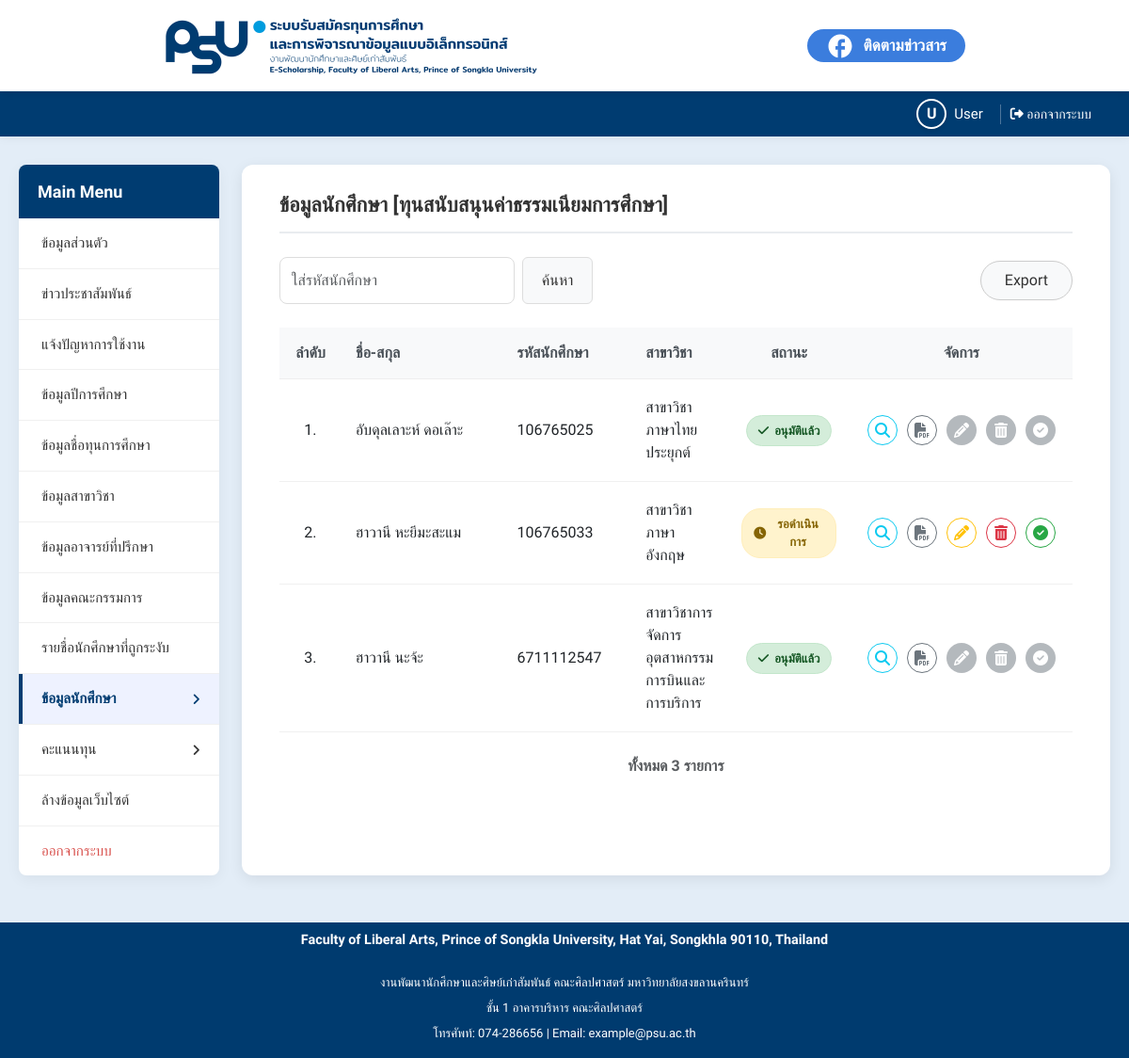
The page /admin/students/student_data.php?type=1 on the database its author committed.
### tables this page shows
CREATE TABLE `tb_year` (
  `y_id` int(2) NOT NULL,
  `y_year` varchar(6) NOT NULL,
  `y_url` varchar(255) NOT NULL,
  `st_name_1` varchar(250) NOT NULL,
  `st_1` int(2) NOT NULL,
  `date_start_1` date DEFAULT NULL,
  `date_end_1` date DEFAULT NULL,
  `st_name_2` varchar(250) NOT NULL,
  `st_2` int(2) NOT NULL,
  `date_start_2` date DEFAULT NULL,
  `date_end_2` date DEFAULT NULL,
  `st_name_3` varchar(250) NOT NULL,
  `st_3` int(2) NOT NULL,
  `date_start_3` date DEFAULT NULL,
  `date_end_3` date DEFAULT NULL
);

CREATE TABLE `tb_student` (
  `st_id` int(10) NOT NULL,
  `st_sex` int(2) NOT NULL,
  `st_firstname` varchar(200) NOT NULL,
  `st_lastname` varchar(200) NOT NULL,
  `st_score` varchar(100) NOT NULL,
  `st_code` char(100) NOT NULL,
  `st_program` int(10) NOT NULL,
  `st_email` varchar(100) NOT NULL,
  `st_image` varchar(200) NOT NULL,
  `st_pass` varchar(100) NOT NULL,
  `st_birthday` date NOT NULL,
  `st_age` int(2) NOT NULL,
  `st_address1` text NOT NULL,
  `st_address2` text NOT NULL,
  `st_tel1` char(100) NOT NULL,
  `st_tel2` char(100) NOT NULL,
  `st_family_status` varchar(250) NOT NULL,
  `st_borrow_money` varchar(255) NOT NULL,
  `st_received` varchar(255) NOT NULL,
  `st_job` varchar(255) NOT NULL,
  `st_current_job` varchar(255) NOT NULL,
  `st_peripeteia` varchar(200) NOT NULL,
  `st_solutions` varchar(255) NOT NULL,
  `st_history_bursary` varchar(255) NOT NULL,
  `st_note` text NOT NULL,
  `st_doc` varchar(100) NOT NULL,
  `st_doc1` char(100) NOT NULL,
  `st_doc2` char(100) NOT NULL,
  `id_teacher` int(10) NOT NULL,
  `st_date_regis` datetime NOT NULL,
  `st_date_send` datetime NOT NULL,
  `st_activate` int(2) NOT NULL,
  `st_confirm` int(2) NOT NULL,
  `md5_code` varchar(255) NOT NULL,
  `sum_score` int(10) NOT NULL,
  `st_average` float(7,2) NOT NULL,
  `st_type` int(2) NOT NULL,
  `st_father` text DEFAULT NULL,
  `st_mother` text DEFAULT NULL,
  `st_guardian` text DEFAULT NULL,
  `st_siblings` text DEFAULT NULL,
  `st_history_detail` text DEFAULT NULL
);

CREATE TABLE `tb_program` (
  `g_id` int(10) NOT NULL,
  `g_program` varchar(255) NOT NULL
);

### admin/students/student_data.php (the view, shortened to what this page needs)
<?php
include '../../include/config.php';
$page_title = "ข้อมูลนักศึกษา";
$scholarship_title = "กรุณาเลือกประเภททุน";
$scholarship_id = isset($_GET['type']) ? (int)$_GET['type'] : 0;
if ($scholarship_id >= 1 && $scholarship_id <= 3) {
    $column_name = "st_name_" . $scholarship_id;
    $sql_title = "SELECT `$column_name` FROM tb_year WHERE y_id = 1";
    $result_title = mysqli_query($connect1, $sql_title);
    if ($result_title && mysqli_num_rows($result_title) > 0) {
        $data_title = mysqli_fetch_row($result_title);
        $scholarship_title = !empty($data_title[0]) ? $data_title[0] : "ทุนประเภทที่ {$scholarship_id}";
    }
}
$students = [];
if ($scholarship_id > 0) {
    $sql_students = "SELECT
                        s.st_id,
                        s.st_firstname,
                        s.st_lastname,
                        s.st_code,
                        s.st_confirm,
                        p.g_program
                    FROM
                        tb_student AS s
                    LEFT JOIN
                        tb_program AS p ON s.st_program = p.g_id
                    WHERE
                        s.st_type = '$scholarship_id'";
    $sql_students .= " ORDER BY s.st_firstname ASC";
    $result_students = mysqli_query($connect1, $sql_students);
    if ($result_students) {
        while ($row = mysqli_fetch_assoc($result_students)) {
            $students[] = $row;
        }
    }
}
?>
<!DOCTYPE html>
<html lang="th">
<head>
    <link href="https://cdn.jsdelivr.net/npm/bootstrap@5.3.2/dist/css/bootstrap.min.css" rel="stylesheet">
    <link rel="stylesheet" href="../../assets/css/global2.css">
    <link rel="stylesheet" href="../../assets/css/layout.css">
    <link rel="stylesheet" href="../../assets/css/navigation.css">
    <link rel="stylesheet" href="../../assets/css/ui-elements.css">
    <link rel="stylesheet" href="../../assets/css/forms.css">
    <link rel="stylesheet" href="../../assets/css/tables.css">
    <link rel="stylesheet" href="../../assets/css/pages.css">
    <link rel="stylesheet" href="https://cdnjs.cloudflare.com/ajax/libs/font-awesome/6.5.1/css/all.min.css">
</head>
<body>
    <div class="sticky-header-wrapper">
        <?php include('../../include/navbar.php'); ?>
        <?php include('../../include/status_bar.php'); ?>
    </div>
    <div class="container-fluid dashboard-container">
        <div class="row g-4">
            <div class="col-12 col-sidebar-20">
                <?php include '../../include/sidebar.php'; ?>
            </div>
            <div class="col-12 col-main-80">
                <main class="main-content">
                    <h1 class="content-header fw-bold">
                        <?php echo htmlspecialchars($page_title . ' [' . $scholarship_title . ']'); ?>
                    </h1>
                    <div class="action-bar-wrapper">
                        <form action="../students/student_data.php" method="get" class="d-flex gap-2">
                            <input type="text" name="search_id" class="form-control" style="width: 250px;" placeholder="ใส่รหัสนักศึกษา" value="<?php echo isset($_GET['search_id']) ? htmlspecialchars($_GET['search_id']) : ''; ?>">
                            <button type="submit" class="btn-search-custom">ค้นหา</button>
                        </form>
                        <a href="../students/export_students.php?type=<?php echo $scholarship_id; ?>" class="btn-export-pill">Export</a>
                    </div>
                    <div class="table-responsive">
                        <table class="data-table">
                            <thead>
                                <tr>
                                    <th class="text-center" style="width: 70px;">ลำดับ</th>
                                    <th style="width: 250px;">ชื่อ-สกุล</th>
                                    <th style="width: 150px;">รหัสนักศึกษา</th>
                                    <th>สาขาวิชา</th>
                                    <th class="text-center" style="width: 150px;">สถานะ</th>
                                    <th class="text-center" style="width: 200px;">จัดการ</th>
                                </tr>
                            </thead>
                            <tbody>
                                <?php if (empty($students)): ?>
                                    <tr>
                                        <td colspan="6" class="text-center py-5 text-muted fw-medium">
                                            <?php
                                            if ($scholarship_id == 0) {
                                                echo 'กรุณาเลือกประเภททุนจากเมนูด้านข้าง';
                                            } else {
                                                echo 'ไม่พบข้อมูลนักศึกษาในระบบ';
                                            }
                                            ?>
                                        </td>
                                    </tr>
                                <?php else: ?>
                                    <?php foreach ($students as $index => $student): ?>
                                        <tr>
                                            <td class="text-center fw-medium"><?php echo $index + 1; ?>.</td>
                                            <td class="fw-medium"><?php echo htmlspecialchars($student['st_firstname'] . ' ' . $student['st_lastname']); ?></td>
                                            <td class="fw-medium"><?php echo htmlspecialchars($student['st_code']); ?></td>
                                            <td class="fw-medium"><?php echo htmlspecialchars($student['g_program'] ?: 'N/A'); ?></td>
                                            <td class="text-center">
                                                <?php if ($student['st_confirm'] == 1): ?>
                                                    <span class="badge-custom badge-success-light"><i class="fa-solid fa-check"></i> อนุมัติแล้ว</span>
                                                <?php else: ?>
                                                    <span class="badge-custom badge-warning-light"><i class="fa-solid fa-clock"></i> รอดำเนินการ</span>
                                                <?php endif; ?>
                                            </td>
                                            <td class="text-center">
                                                <div class="d-flex justify-content-center gap-1">
                                                    <a href="../students/view_student_details.php?id=<?php echo $student['st_id']; ?>" class="btn-outline-circle btn-outline-view" title="ดูรายละเอียด"><i class="fas fa-search"></i></a>
                                                    <a href="../students/save_student_pdf.php?id=<?php echo $student['st_id']; ?>" class="btn-outline-circle btn-outline-pdf" title="บันทึกเป็น PDF"><i class="fas fa-file-pdf"></i></a>
                                                    <?php if ($student['st_confirm'] != 1): ?>
                                                        <a href="../students/edit_student.php?id=<?php echo $student['st_id']; ?>" class="btn-outline-circle btn-outline-edit" title="แก้ไขข้อมูล"><i class="fas fa-pencil-alt"></i></a>
                                                        <a href="../students/delete_student.php?id=<?php echo $student['st_id']; ?>" class="btn-outline-circle btn-outline-delete btn-delete" title="ลบข้อมูล"><i class="fas fa-trash-alt"></i></a>
                                                        <a href="../students/approve_student.php?id=<?php echo $student['st_id']; ?>" class="btn-outline-circle btn-outline-approve btn-approve" title="กดเพื่ออนุมัติ"><i class="fas fa-check-circle"></i></a>
                                                    <?php else: ?>
                                                        <span class="btn-outline-circle disabled" title="อนุมัติแล้ว ไม่สามารถแก้ไขได้"><i class="fas fa-pencil-alt"></i></span>
                                                        <span class="btn-outline-circle disabled" title="อนุมัติแล้ว ไม่สามารถลบได้"><i class="fas fa-trash-alt"></i></span>
                                                        <span class="btn-outline-circle disabled" title="อนุมัติเรียบร้อยแล้ว"><i class="fas fa-check-circle"></i></span>
                                                    <?php endif; ?>
                                                </div>
                                            </td>
                                        </tr>
                                    <?php endforeach; ?>
                                <?php endif; ?>
                            </tbody>
                            <tfoot>
                                <tr>
                                    <td colspan="6" class="pt-4 text-center text-muted fw-bold">ทั้งหมด <?php echo count($students); ?> รายการ</td>
                                </tr>
                            </tfoot>
                        </table>
                    </div>
                </main>
            </div>
        </div>
    </div>
    <?php include '../../include/footer.php'; ?>
</body>
</html>

### assets/css/global2.css (style rules this page uses)
:root { --primary-blue: #3b7ddd; --dark-blue: #123985; --bg-light: #e3edf7; --disabled-gray: #e9ecef; --footer-dark-blue: #003b6f; --facebook-blue: #1877F2; --facebook-blue-hover: #166FE5; }
body, html { margin: 0; padding: 0; font-family: 'Prompt', sans-serif; background-color: var(--bg-light); }

### assets/css/layout.css (style rules this page uses)
.dashboard-container { max-width: 1400px; margin: 30px auto; padding: 0 20px; }
.main-content { background-color: #ffffff; padding: 30px 40px; box-shadow: 0 4px 15px rgba(0, 0, 0, 0.08); border-radius: 12px; height: 100%; min-height: 500px; }
.sticky-header-wrapper { position: sticky; top: 0; z-index: 1100; width: 100%; background-color: #fff; box-shadow: 0 2px 10px rgba(0,0,0,0.05); }
@media (min-width: 992px) { .col-sidebar-20 { flex: 0 0 20% !important; width: 20% !important; } }
@media (min-width: 992px) { .col-main-80 { flex: 0 0 80% !important; width: 80% !important; } }
.content-header { display: flex; justify-content: space-between; align-items: center; font-size: 22px; font-weight: 700; color: #333; padding-bottom: 15px; margin-bottom: 25px; border-bottom: 2px solid #e9ecef; }
.col-sidebar-20 { flex: 0 0 20%; width: 20%; }
.col-main-80 { flex: 0 0 80%; width: 80%; }

### assets/css/ui-elements.css (style rules this page uses)
.btn-export-pill { display: inline-block; padding: 8px 25px; background-color: #f8f9fa; border: 1px solid #ccc; border-radius: 25px; color: #333; font-weight: 500; text-decoration: none; transition: all 0.3s; }
.btn-outline-circle { display: inline-flex; align-items: center; justify-content: center; width: 32px; height: 32px; border-radius: 50%; text-decoration: none; margin: 0 3px; transition: all 0.2s; background: #ffffff; }
.btn-outline-edit { border: 1.5px solid #ffc107; color: #ffc107; }
.btn-outline-delete { border: 1.5px solid #dc3545; color: #dc3545; }
.btn-outline-view { border: 1.5px solid #0dcaf0; color: #0dcaf0; }
.btn-outline-pdf, .btn-pdf-download { border: 1.5px solid #6c757d; color: #6c757d; }
.btn-outline-approve { border: 1.5px solid #28a745; color: #28a745; }
.btn-outline-circle.disabled { opacity: 0.5; cursor: not-allowed !important; background-color: #6c757d; border-color: #6c757d !important; color: #fff !important; }
.badge-custom { padding: 6px 12px; border-radius: 20px; font-size: 13px; font-weight: 600; display: inline-flex; align-items: center; gap: 6px; border: 1px solid transparent; }
.badge-success-light { background-color: #d4edda; color: #155724; border-color: #c3e6cb; }
.badge-warning-light { background-color: #fff3cd; color: #856404; border-color: #ffeeba; }

### assets/css/forms.css (style rules this page uses)
.form-control { padding: 12px; border-radius: 8px; border: 1px solid #ddd; font-family: 'Prompt', sans-serif; }

### assets/css/tables.css (style rules this page uses)
.action-bar-wrapper { display: flex; justify-content: space-between; align-items: center; gap: 15px; margin-bottom: 25px; }
.btn-search-custom { padding: 8px 20px; background-color: #f8f9fa; border: 1px solid #ddd; border-radius: 6px; color: #333; font-weight: 500; transition: all 0.3s; }
.data-table { width: 100%; border-collapse: collapse; }
.data-table thead th { background-color: #f8f9fa; padding: 15px; font-weight: 600; color: #495057; border-bottom: 1px solid #eee; }
.data-table td { padding: 18px 15px; border-bottom: 1px solid #f0f0f0; vertical-align: middle; }
.data-table tfoot td { font-weight: bold; padding-top: 15px; border-bottom: none; }

### include/sidebar.php (style rules this page uses)
:root { --primary-blue: #003c71; --light-blue: #eef2ff; --border-color: #f0f0f0; }

### rows shown on the page
tb_year: st_name_1 "ข้อมูลนักศึกษา [ทุนสนับสนุนค่าธรรมเนียมการศึกษา]"
tb_student: st_firstname+st_lastname "อับดุลเลาะห์ ดอเล๊าะ", st_code "106765025", tb_program.g_program "สาขาวิชาภาษาไทยประยุกต์", st_confirm 1 (drawn)
tb_student: st_firstname+st_lastname "ฮาวานี หะยีมะสะแม", st_code "106765033", tb_program.g_program "สาขาวิชาภาษาอังกฤษ", st_confirm 0 (drawn)
tb_student: st_firstname+st_lastname "ฮาวานี นะจ้ะ", st_code "6711112547", tb_program.g_program "สาขาวิชาการจัดการอุตสาหกรรมการบินและการบริการ", st_confirm 1 (drawn)

### other values the page prints
$first_char "U"
$display_name "User"
count($students) "3"
